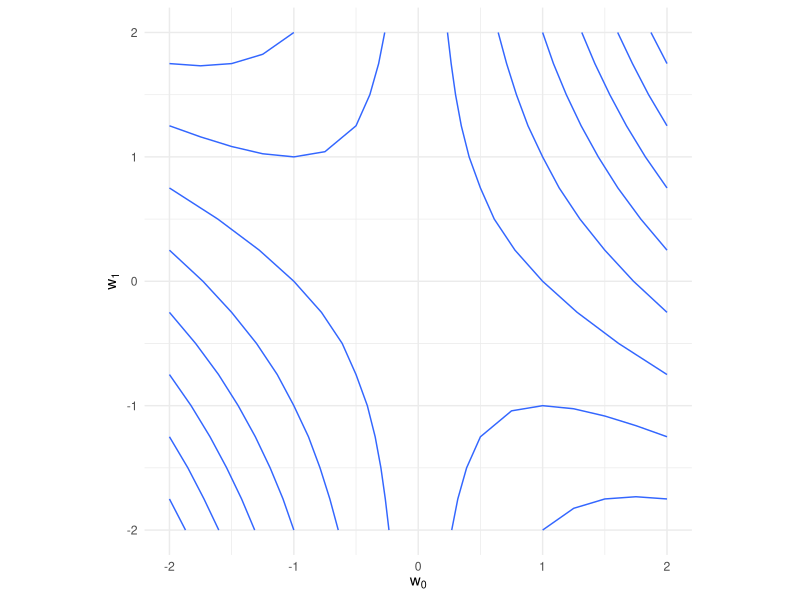
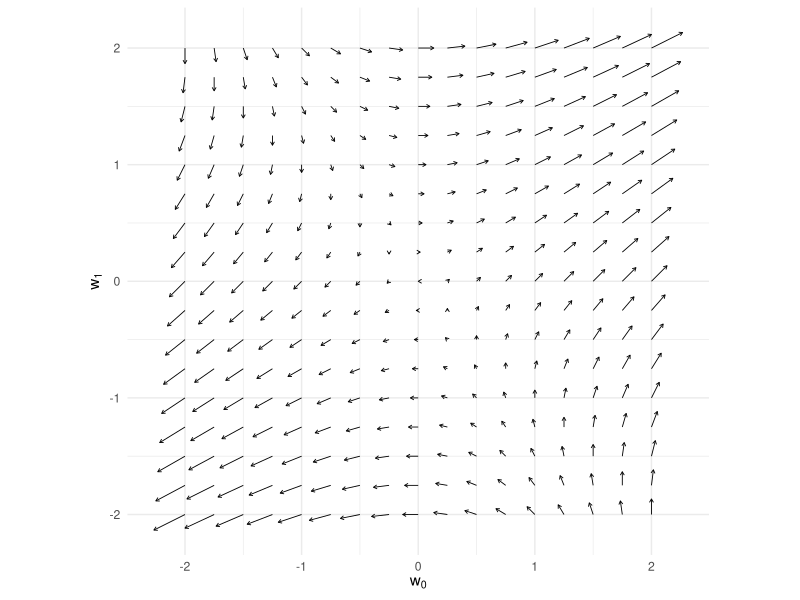
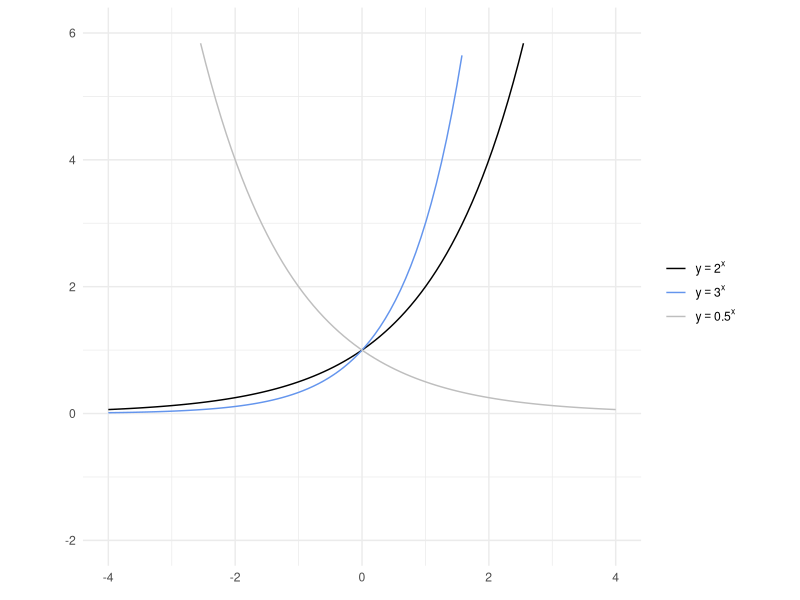
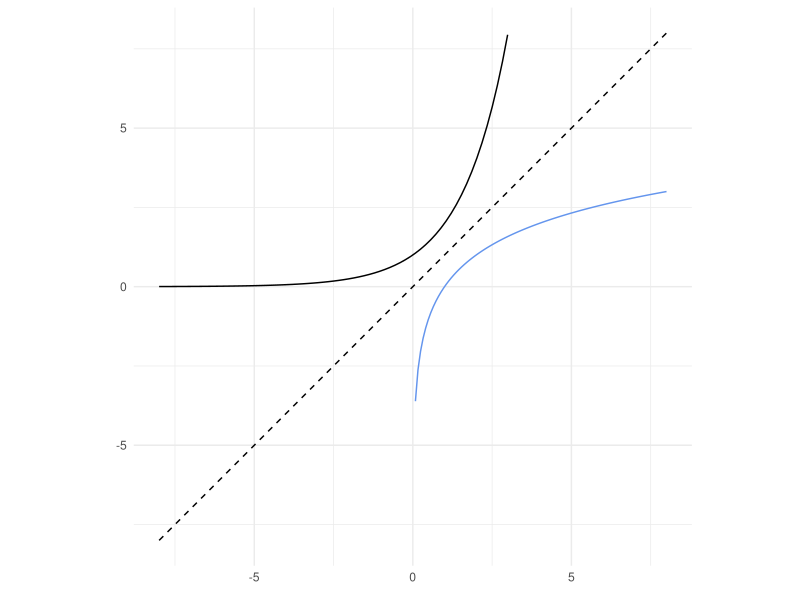
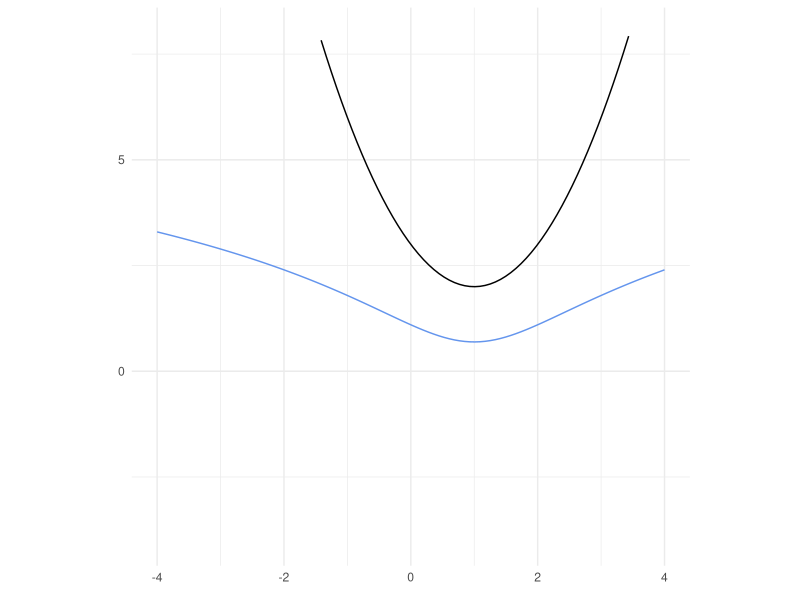
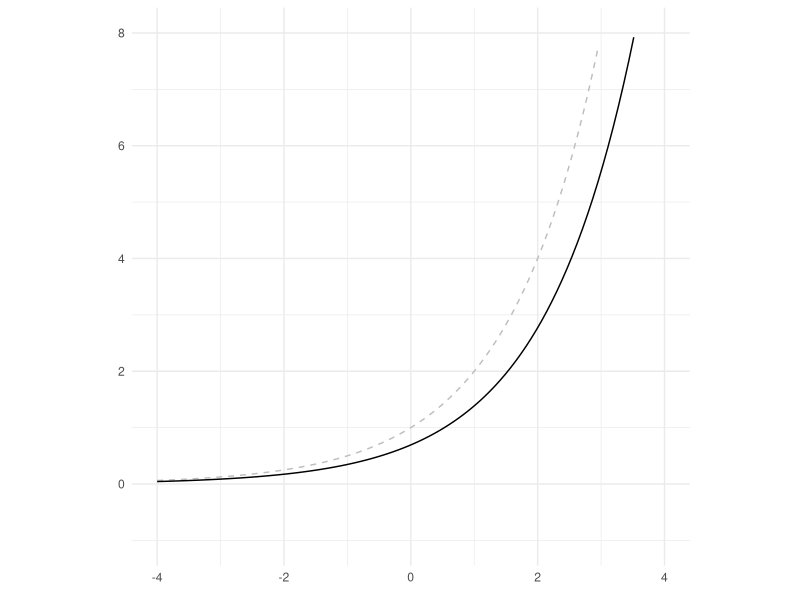
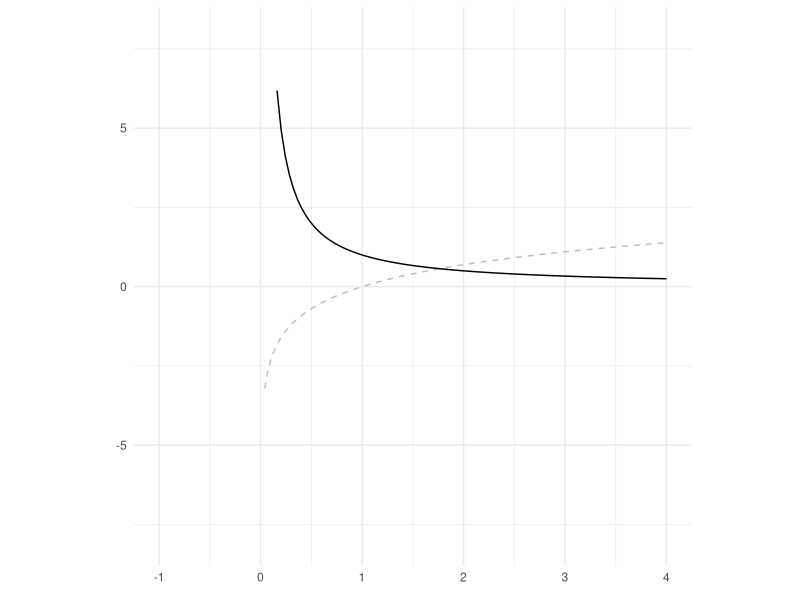
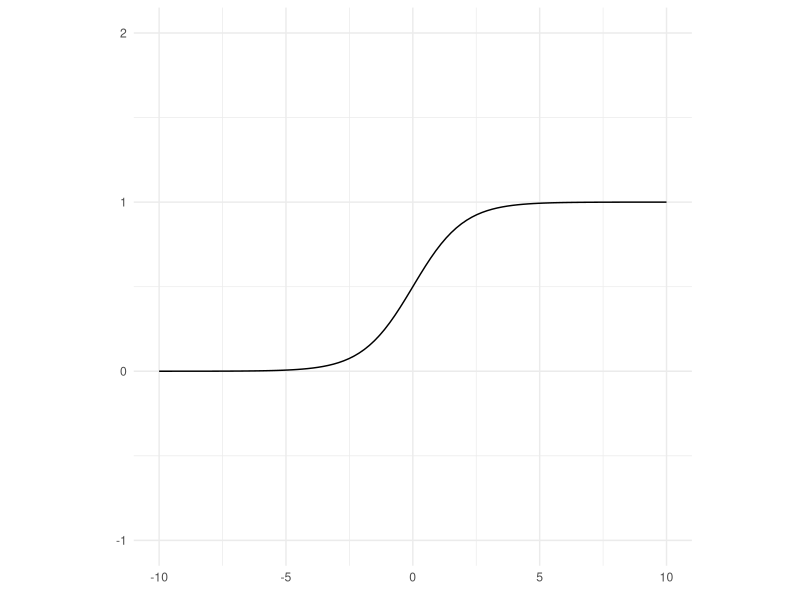

Generate these figures, in order, with R:
## ---- chunk 1
#| message: false

library(tidyverse)
## ---- chunk 2
# R
a <- array(c(2, 1), dim = c(1, 2))
print(a)
## ---- chunk 3
array(1:4, dim = c(2, 2))
matrix(1:4, ncol = 2, byrow = TRUE) |>
  as.array()
## ---- chunk 4
# R
class(a)
## ---- chunk 5
# R
c <- matrix(c(1, 2, 3, 4), nrow = 2, ncol = 2, byrow = TRUE) |>
  as.array()
print(c)
## ---- chunk 6
# R
d <- array(c(1, 2), dim = c(2, 1))
print(d)
## ---- chunk 7
# R
print(t(d))
print(t(t(d)))
## ---- chunk 8
# R
a <- array(c(2, 1), dim = c(1, 2))
b <- array(c(1, 3), dim = c(1, 2))
print(a + b)
## ---- chunk 9
# R
a <- array(c(2, 1), dim = c(1, 2))
b <- array(c(1, 3), dim = c(1, 2))
print(a - b)
## ---- chunk 10
print(2 * a)
## ---- chunk 11
# R
b <- array(c(1, 3), dim = c(1, 2))
c <- array(c(4, 2), dim = c(2, 1))
print(b %*% c)
## ---- chunk 12
# R
a <- array(c(1, 3), dim = c(1, 2))
print(norm(a, '2'))
## ---- chunk 13
# R
rm(list = ls(all.names = TRUE))
## ---- chunk 14
# R
a <- array(rep(1, times = 1000), dim = c(1, 1000))
b <- array(1:1000, dim = c(1000, 1))
print(a %*% b)
## ---- chunk 15
# R
f <- function(w0, w1) {            # (A) fの定義
  return(w0 ^ 2 + 2 * w0 * w1 + 3) # 式4-41
}
df_dw0 <- function(w0, w1) {       # (B) fのw0に関する偏微分
  return(2 * w0 + 2 * w1)          # 式4-44
}
df_dw1 <- function(w0, w1) {       # (C) fのw1に関する偏微分
  return(2 * w0)                   # 式4-46
}
## ---- chunk 16
# R
w0_min <- -2; w0_max <- 2
w1_min <- -2; w1_max <- 2
w0_n <- 17; w1_n <- 17
w0 <- seq(from = w0_min, to = w0_max, length.out = w0_n)
w1 <- seq(from = w1_min, to = w1_max, length.out = w1_n)
grid_w0w1 <- expand_grid(w0, w1)        # (D) グリッド座標の作成
ww0 <- grid_w0w1$w0 |>
  array(dim = c(w0_n, w1_n))
ww1 <- grid_w0w1$w1 |>
  array(dim = c(w0_n, w1_n))
f_num <- f(ww0, ww1)                    # (E) fの値の計算
df_dw0_num <- df_dw0(ww0, ww1)          #     fの偏微分の計算
df_dw1_num <-  df_dw1(ww0, ww1)         #     fの偏微分の計算
## ---- chunk 17
ww0[1:4, 1:4]
ww1[1:4, 1:4]
## ---- chunk 18
x <- c(1, 2, 3)
y <- c(4, 5, 6)
expand_grid(x, y)
## ---- chunk 19
# R
df <- array(NA, dim = c(w0_n * w1_n, 5)) |>
  data.frame() |>
  rename(ww0   = 'X1', ww1   = 'X2', f_num = 'X3', dw0   = 'X4', dw1   = 'X5')
n <- 1                                      #  便宜上のインデックス．
for (i in 1:w0_n) {
  for (j in 1:w1_n) {
    df[n, 1] <- ww0[i, j]                   # ww0を順番に代入．
    df[n, 2] <- ww1[i, j]                   # ww1を順番に代入．
    df[n, 3] <- f_num[i, j]                 # ww0, ww1に対応するfを代入．
    df[n, 4] <- df_dw0_num[i, j]            # ww0, ww1に対応するdw0を代入．
    df[n, 5] <- df_dw1_num[i, j]            # ww0, ww1に対応するdw1を代入．
    n <- n + 1
  }
}
df |>
  ggplot(aes(ww0, ww1, z = f_num)) +
  geom_contour() +
  coord_fixed(ratio = 1) +
  labs(x = expression(w[0]), y = expression(w[1])) +
  theme_minimal()
## ---- chunk 20
# R
df |>
  ggplot() +
  geom_segment(aes(x = ww0, xend = ww0 + dw0 / 30,
                   y = ww1, yend = ww1 + dw1 / 30),
               linewidth = 0.3,
               arrow = arrow(length = unit(0.1, 'cm'))) +
  coord_fixed(ratio = 1) +
  labs(x = expression(w[0]), y = expression(w[1])) +
  theme_minimal()
## ---- chunk 21
# R
rm(list = ls(all.names = TRUE))
## ---- chunk 22
# R
A <- matrix(1:6, nrow = 2, ncol = 3, byrow = TRUE) |>
  as.array()
print(A)
## ---- chunk 23
# R
B <- matrix(7:12, nrow = 2, ncol = 3, byrow = TRUE) |>
  as.array()
print(B)
## ---- chunk 24
# R
print(A + B)
print(A - B)
## ---- chunk 25
# R
A <- matrix(1:6, nrow = 2, ncol = 3, byrow = TRUE) |>
  as.array()
print(2 * A)
## ---- chunk 26
# R
A <- array(1:3, dim = c(1, 3))
B <- array(4:6, dim = c(3, 1))
print(A %*% B)
## ---- chunk 27
# R
A <- array(1:3, dim = c(1, 3))
B <- array(4:6, dim = c(1, 3))
print(A * B)
## ---- chunk 28
# R
A <- array(1:3, dim = c(1, 3))
B <- array(4:6, dim = c(1, 3))
print(A / B)
## ---- chunk 29
# R
A <- matrix(c(1:3, -1:-3), nrow = 2, ncol = 3, byrow = TRUE) |>
  as.array()
B <- array(c(4:6, -4:-6), dim = c(3, 2))
print(A %*% B)
## ---- chunk 30
# R
print(diag(nrow = 3, ncol = 3))
## ---- chunk 31
# R
A <- matrix(1:9, nrow = 3, ncol = 3, byrow = TRUE) |>
  as.array()
I <- diag(1, nrow = 3, ncol = 3)
print(A %*% I)
## ---- chunk 32
# R
A <- matrix(1:4, nrow = 2, ncol = 2, byrow = TRUE) |>
  as.array()
invA <- solve(A)
print(invA)
## ---- chunk 33
# R
A <- matrix(1:6, nrow = 2, ncol = 3, byrow = TRUE) |>
  as.array()
print(A)
print(t(A))
## ---- chunk 34
# R
rm(list = ls(all.names = TRUE))
## ---- chunk 35
# R

x <- seq(from = -4, to = 4, length.out = 100)
y <- 2 ^ x
y2 <- 3 ^ x
y3 <- 0.5 ^ x
## ---- chunk 36
#| warning: false

# R
tibble(x_plt = c(x, x, x),
       y_plt = c(y, y2, y3),
       col   = rep(c('1', '2', '3'), each = length(x))) |>
  ggplot(aes(x = x_plt, y = y_plt, color = col)) +
  geom_line() +
  xlim(-4, 4) + ylim(-2, 6) +
  coord_fixed(ratio = 8 / 8) +
  scale_color_manual(values = c('black', 'cornflowerblue', 'gray'),
                     name   = element_blank(),
                     labels = c(expression(y == 2 ^ x),
                                expression(y == 3 ^ x),
                                expression(y == 0.5 ^ x))) +
  labs(x = element_blank(), y = element_blank()) +
  theme_minimal()
## ---- chunk 37
# R
x <- seq(from = -8, to = 8, length.out = 100)
y <- 2 ^ x
x2 <- seq(from = 0.001, to = 8, length.out = 100)
y2 <- log(x2) / log(2)
## ---- chunk 38
#| warning: false

# R
ggplot() +
  geom_line(data    = tibble(x_plt = x, y_plt = y),   # 指数関数
            mapping = aes(x = x_plt, y = y_plt),
            color   = 'black') +
  geom_line(data    = tibble(x_plt = x2, y_plt = y2), # 対数関数
            mapping = aes(x = x_plt, y = y_plt),
            color   = 'cornflowerblue') +
  geom_line(data     = tibble(x_plt = x, y_plt = x),  # y = x
            mapping  = aes(x = x_plt, y = y_plt),
            linetype = 'dashed') +
  xlim(-8, 8) + ylim(-8, 8) +
  coord_fixed(ratio = 1) +
  labs(x = element_blank(), y = element_blank()) +
  theme_minimal()
## ---- chunk 39
# R
x <- seq(from = -4, to = 4, length.out = 100)
y <- (x - 1) ^ 2 + 2
logy <- log(y)
## ---- chunk 40
#| warning: false

# R
ggplot() +
  geom_line(data    = tibble(x_plt = x, y_plt = y),    # 指数関数
            mapping = aes(x = x_plt, y = y_plt),
            color   = 'black') +
  geom_line(data    = tibble(x_plt = x, y_plt = logy), # 対数化
            mapping = aes(x = x_plt, y = y_plt),
            color   = 'cornflowerblue') +
  xlim(-4, 4) + ylim(-4, 8) +
  coord_fixed(ratio = 8 / 12) +
  labs(x = element_blank(), y = element_blank()) +
  theme_minimal()
## ---- chunk 41
# R
x <- seq(from = -4, to = 4, length.out = 100)
a <- 2
y <- a ^ x
dy <- log(a) * y
## ---- chunk 42
#| warning: false

# R
ggplot() +
  geom_line(data     = tibble(x_plt = x, y_plt = y), # y
            mapping  = aes(x = x_plt, y = y_plt),
            color    = 'gray',
            linetype = 'dashed') +
  geom_line(data    = tibble(x_plt = x, y_plt = dy), # y'
            mapping = aes(x = x_plt, y = y_plt)) +
  xlim(-4, 4) + ylim(-1, 8) +
  coord_fixed(ratio = 8 / 9) +
  labs(x = element_blank(), y = element_blank()) +
  theme_minimal()
## ---- chunk 43
# R
x <- seq(from = 0.0001, to = 4, length.out = 100)
y <- log(x)
dy <- 1 / x
## ---- chunk 44
#| warning: false

# R
ggplot() +
  geom_line(data     = tibble(x_plt = x, y_plt = y), # y
            mapping  = aes(x = x_plt, y = y_plt),
            color    = 'gray',
            linetype = 'dashed') +
  geom_line(data    = tibble(x_plt = x, y_plt = dy), # y'
            mapping = aes(x = x_plt, y = y_plt)) +
  xlim(-1, 4) + ylim(-8, 8) +
  coord_fixed(ratio = 5 / 16) +
  labs(x = element_blank(), y = element_blank()) +
  theme_minimal()
## ---- chunk 45
# R
x <- seq(from = -10, to = 10, length.out = 100)
y <- 1 / (1 + exp(-x)) # 式4-114
## ---- chunk 46
# R
ggplot() +
  geom_line(data    = tibble(x_plt = x, y_plt = y),
            mapping = aes(x = x_plt, y = y_plt)) +
  xlim(-10, 10) + ylim(-1, 2) +
  coord_fixed(ratio = 20 / 3) +
  labs(x = element_blank(), y = element_blank()) +
  theme_minimal()
## ---- chunk 47
# R
softmax <- function(x0, x1, x2) {
  u <- exp(x0) + exp(x1) + exp(x2) # 式4-119
  y0 <- exp(x0) / u                # 式4-120
  y1 <- exp(x1) / u
  y2 <- exp(x2) / u
  return(c(y0, y1, y2))
}
## ---- chunk 48
# R
y <- softmax(2, 1, -1)
print(round(y, 4))
print(sum(y))
## ---- chunk 49
# R
x0_n <- 20; x1_n <- 20
x0 <- seq(from = -4, to = 4, length.out = x0_n)
x1 <- seq(from = -4, to = 4, length.out = x1_n)
grid_x0x1 <- expand_grid(x0, x1)
xx0 <- grid_x0x1$x0 |>
  array(dim = c(x0_n, x1_n))
xx1 <- grid_x0x1$x1 |>
  array(dim = c(x0_n, x1_n))
y_vec <- softmax(xx0, xx1, 1)
y <- array(y_vec, dim = c(x0_n * x1_n, 3))
## ---- chunk 50
head(y_vec, 5)
## ---- chunk 51
# R
persp(x = x0, y = x1,
      z = y[,1] |>
        matrix(nrow = x0_n, ncol = x1_n, byrow = TRUE),
      zlab = '', theta = -40, phi = 30)
persp(x = x0, y = x1,
      z = y[,2] |>
        matrix(nrow = x0_n, ncol = x1_n, byrow = TRUE),
      zlab = '', theta = -40, phi = 30)
## ---- chunk 52
# R
gauss <- function(mu, sigma, a, x) {
  # 式4-135
  y <- a * exp(-((x - mu) ^ 2) / (2 * sigma ^ 2))
}
## ---- chunk 53
# R
x <- seq(from = -4, to = 4, length.out = 100)
ggplot() +
  geom_line(data    = tibble(a = x, b = gauss(0, 1, 1, x)),   # 平均0，標準偏差1，高さ1
            mapping = aes(x = a, y = b),
            color   = 'black') +
  geom_line(data    = tibble(c = x, d = gauss(2, 2, 0.5, x)), # 平均2，標準偏差2，高さ0.5
            mapping = aes(x = c, y = d),
            color   = 'gray') +
  xlim(-4, 4) + ylim(-0.5, 1.5) +
  coord_fixed(ratio = 8 / 2) +
  labs(x = element_blank(), y = element_blank()) +
  theme_minimal()
## ---- chunk 54
# R
rm(list = ls(all.names = TRUE)) 
## ---- chunk 55
# R
gauss <- function(x0, x1, mu, sigma) {
  x <- array(c(x0, x1), dim = c(2, 1))
  # 式4-142
  a <- 1 / (2 * pi) * 1 / (det(sigma) ^ (1 / 2))
  # 式4-138
  inv_sigma <- solve(sigma)
  y <- a * exp((-1 / 2) * t(x - mu) %*% inv_sigma %*% (x - mu))
  return(y)
}
## ---- chunk 56
# R
x0 <- 2; x1 <- 1
mu <- array(c(1, 2), dim = c(2, 1))
sigma = array(c(1, 0, 0, 1), dim = c(2, 2))
y <- gauss(x0, x1, mu, sigma)
cat('y =', round(y, 6))
## ---- chunk 57
# R
mu <- array(c(1, 0.5), dim = c(2, 1))
sigma <- array(c(2, 1, 1, 1), dim = c(2, 2))
x0_min <- -3; x0_max <- 3
x1_min <- -3; x1_max <- 3
## ---- chunk 58
# R
x0_n <- 40; x1_n <- 40
x0 <- seq(from = x0_min, to = x0_max, length.out = x0_n)
x1 <- seq(from = x1_min, to = x1_max, length.out = x1_n)
f <- array(0, dim = c(x1_n, x0_n))
for (i0 in 1:x0_n) {
  for (i1 in 1:x1_n) {
    f[i0, i1] <- gauss(x0[i0], x1[i1], mu, sigma)
  }
}
grid_x0x1 <- expand_grid(x0, x1)
xx0 <- grid_x0x1$x0 |>
  array(dim = c(x0_n, x1_n))
xx1 <- grid_x0x1$x1 |>
  array(dim = c(x0_n, x1_n))
## ---- chunk 59
#| warning: false

# R
df <- array(NA, dim = c(x0_n * x1_n, 3)) |> # 空のデータフレームを作成．
  data.frame() |>
  rename(x0 = 'X1', x1 = 'X2', f  = 'X3')
n <- 1                                      # 便宜上インデックスを作成．
for (i in 1:x0_n) {
  for (j in 1:x1_n) {
    df[n, 1] <- x0[i]                       # 1列目にx0
    df[n, 2] <- x1[j]                       # 2列目にx1
    df[n, 3] <- f[i, j]                     # 3列目に，x0, x1に対応するf．
    n <- n + 1
  }
}
df |>
  ggplot(aes(x0, x1, z = f)) +
  geom_contour() +
  xlim(-2, 3) + ylim(-2, 3) +
  coord_fixed(ratio = 5 / 5) +
  labs(x = expression(x[0]), y = expression(x[1])) +
  theme_minimal()
## ---- chunk 60
# R
persp(x = x0, y = x1, z = f, zlab = '',
      theta = -25, phi = 35)
